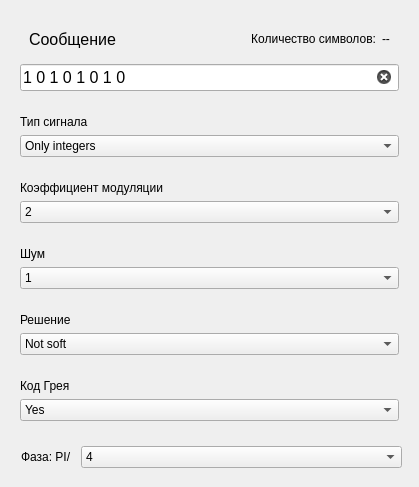
                <widget class="QWidget" name="scrollAreaWidgetContents_PSK">
                 <property name="geometry">
                  <rect>
                   <x>0</x>
                   <y>0</y>
                   <width>419</width>
                   <height>487</height>
                  </rect>
                 </property>
                 <layout class="QVBoxLayout" name="verticalLayout_35">
                  <item>
                   <widget class="QWidget" name="message_PSK" native="true">
                    <layout class="QVBoxLayout" name="verticalLayout_36">
                     <item>
                      <widget class="QWidget" name="message_PSK_wid" native="true">
                       <layout class="QHBoxLayout" name="horizontalLayout_10">
                        <item>
                         <widget class="QLabel" name="message_PSK_lable">
                          <property name="font">
                           <font>
                            <pointsize>12</pointsize>
                           </font>
                          </property>
                          <property name="text">
                           <string>Сообщение</string>
                          </property>
                         </widget>
                        </item>
                        <item>
                         <spacer name="horizontalSpacer_5">
                          <property name="orientation">
                           <enum>Qt::Horizontal</enum>
                          </property>
                          <property name="sizeHint" stdset="0">
                           <size>
                            <width>40</width>
                            <height>20</height>
                           </size>
                          </property>
                         </spacer>
                        </item>
                        <item>
                         <widget class="QLabel" name="label_2">
                          <property name="text">
                           <string>Количество символов:</string>
                          </property>
                          <property name="alignment">
                           <set>Qt::AlignRight|Qt::AlignTrailing|Qt::AlignVCenter</set>
                          </property>
                         </widget>
                        </item>
                        <item>
                         <widget class="QLabel" name="length_PSK_mes">
                          <property name="text">
                           <string>--</string>
                          </property>
                         </widget>
                        </item>
                       </layout>
                      </widget>
                     </item>
                     <item>
                      <widget class="QLineEdit" name="PSK_input">
                       <property name="font">
                        <font>
                         <pointsize>12</pointsize>
                        </font>
                       </property>
                       <property name="text">
                        <string>1 0 1 0 1 0 1 0</string>
                       </property>
                       <property name="frame">
                        <bool>true</bool>
                       </property>
                       <property name="clearButtonEnabled">
                        <bool>true</bool>
                       </property>
                      </widget>
                     </item>
                    </layout>
                   </widget>
                  </item>
                  <item>
                   <widget class="QWidget" name="type_signal_wid_PSK" native="true">
                    <property name="minimumSize">
                     <size>
                      <width>0</width>
                      <height>60</height>
                     </size>
                    </property>
                    <layout class="QVBoxLayout" name="verticalLayout_10">
                     <item>
                      <widget class="QLabel" name="signal_type_mess_PSK">
                       <property name="minimumSize">
                        <size>
                         <width>0</width>
                         <height>10</height>
                        </size>
                       </property>
                       <property name="text">
                        <string>Тип сигнала</string>
                       </property>
                      </widget>
                     </item>
                     <item>
                      <widget class="QComboBox" name="combobox_signal_type_PSK">
                       <item>
                        <property name="text">
                         <string>Only integers</string>
                        </property>
                       </item>
                       <item>
                        <property name="text">
                         <string>Binary code</string>
                        </property>
                       </item>
                       <item>
                        <property name="text">
                         <string>Message with letters</string>
                        </property>
                       </item>
                      </widget>
                     </item>
                    </layout>
                   </widget>
                  </item>
                  <item>
                   <widget class="QWidget" name="mod_wid_PSK" native="true">
                    <property name="minimumSize">
                     <size>
                      <width>0</width>
                      <height>60</height>
                     </size>
                    </property>
                    <layout class="QVBoxLayout" name="verticalLayout_11">
                     <item>
                      <widget class="QLabel" name="mod_label_PSK">
                       <property name="text">
                        <string>Коэффициент модуляции</string>
                       </property>
                      </widget>
                     </item>
                     <item>
                      <widget class="QComboBox" name="combobox_coef_PSK">
                       <item>
                        <property name="text">
                         <string>2</string>
                        </property>
                       </item>
                       <item>
                        <property name="text">
                         <string>4</string>
                        </property>
                       </item>
                       <item>
                        <property name="text">
                         <string>8</string>
                        </property>
                       </item>
                       <item>
                        <property name="text">
                         <string>16</string>
                        </property>
                       </item>
                       <item>
                        <property name="text">
                         <string>32</string>
                        </property>
                       </item>
                      </widget>
                     </item>
                    </layout>
                   </widget>
                  </item>
                  <item>
                   <widget class="QWidget" name="noise_wid_PSK" native="true">
                    <property name="minimumSize">
                     <size>
                      <width>0</width>
                      <height>60</height>
                     </size>
                    </property>
                    <layout class="QVBoxLayout" name="verticalLayout_12">
                     <item>
                      <widget class="QLabel" name="noise_label_PSK">
                       <property name="text">
                        <string>Шум</string>
                       </property>
                      </widget>
                     </item>
                     <item>
                      <widget class="QComboBox" name="combobox_noise_PSK">
                       <item>
                        <property name="text">
                         <string>1</string>
                        </property>
                       </item>
                       <item>
                        <property name="text">
                         <string>10</string>
                        </property>
                       </item>
                       <item>
                        <property name="text">
                         <string>20</string>
                        </property>
                       </item>
                       <item>
                        <property name="text">
                         <string>30</string>
                        </property>
                       </item>
                       <item>
                        <property name="text">
                         <string>40</string>
                        </property>
                       </item>
                       <item>
                        <property name="text">
                         <string>50</string>
                        </property>
                       </item>
                       <item>
                        <property name="text">
                         <string>60</string>
                        </property>
                       </item>
                       <item>
                        <property name="text">
                         <string>70</string>
                        </property>
                       </item>
                       <item>
                        <property name="text">
                         <string>80</string>
                        </property>
                       </item>
                       <item>
                        <property name="text">
                         <string>90</string>
                        </property>
                       </item>
                       <item>
                        <property name="text">
                         <string>100</string>
                        </property>
                       </item>
                       <item>
                        <property name="text">
                         <string>200</string>
                        </property>
                       </item>
                       <item>
                        <property name="text">
                         <string>500</string>
                        </property>
                       </item>
                      </widget>
                     </item>
                    </layout>
                   </widget>
                  </item>
                  <item>
                   <widget class="QWidget" name="decision_wid_PSK" native="true">
                    <property name="minimumSize">
                     <size>
                      <width>0</width>
                      <height>60</height>
                     </size>
                    </property>
                    <layout class="QVBoxLayout" name="verticalLayout_37">
                     <item>
                      <widget class="QLabel" name="decision_label_PSK">
                       <property name="text">
                        <string>Решение</string>
                       </property>
                      </widget>
                     </item>
                     <item>
                      <widget class="QComboBox" name="combobox_decision_PSK">
                       <item>
                        <property name="text">
                         <string>Not soft</string>
                        </property>
                       </item>
                       <item>
                        <property name="text">
                         <string>Soft</string>
                        </property>
                       </item>
                      </widget>
                     </item>
                    </layout>
                   </widget>
                  </item>
                  <item>
                   <widget class="QWidget" name="grey_wid_PSK" native="true">
                    <property name="minimumSize">
                     <size>
                      <width>0</width>
                      <height>60</height>
                     </size>
                    </property>
                    <layout class="QVBoxLayout" name="verticalLayout_38">
                     <item>
                      <widget class="QLabel" name="grey_label_PSK">
                       <property name="text">
                        <string>Код Грея</string>
                       </property>
                      </widget>
                     </item>
                     <item>
                      <widget class="QComboBox" name="combobox_grey_PSK">
                       <item>
                        <property name="text">
                         <string>Yes</string>
                        </property>
                       </item>
                       <item>
                        <property name="text">
                         <string>No</string>
                        </property>
                       </item>
                      </widget>
                     </item>
                    </layout>
                   </widget>
                  </item>
                  <item>
                   <widget class="QWidget" name="phase_wid_PSK" native="true">
                    <property name="minimumSize">
                     <size>
                      <width>0</width>
                      <height>40</height>
                     </size>
                    </property>
                    <widget class="QLabel" name="phase_label_PSK">
                     <property name="geometry">
                      <rect>
                       <x>10</x>
                       <y>10</y>
                       <width>51</width>
                       <height>21</height>
                      </rect>
                     </property>
                     <property name="text">
                      <string>Фаза: PI/</string>
                     </property>
                    </widget>
                    <widget class="QComboBox" name="combobox_phase_PSK">
                     <property name="geometry">
                      <rect>
                       <x>70</x>
                       <y>10</y>
                       <width>321</width>
                       <height>22</height>
                      </rect>
                     </property>
                     <item>
                      <property name="text">
                       <string>4</string>
                      </property>
                     </item>
                     <item>
                      <property name="text">
                       <string>8</string>
                      </property>
                     </item>
                     <item>
                      <property name="text">
                       <string>16</string>
                      </property>
                     </item>
                     <item>
                      <property name="text">
                       <string>32</string>
                      </property>
                     </item>
                    </widget>
                   </widget>
                  </item>
                  <item>
                   <spacer name="verticalSpacer">
                    <property name="orientation">
                     <enum>Qt::Vertical</enum>
                    </property>
                    <property name="sizeHint" stdset="0">
                     <size>
                      <width>20</width>
                      <height>40</height>
                     </size>
                    </property>
                   </spacer>
                  </item>
                 </layout>
                </widget>
